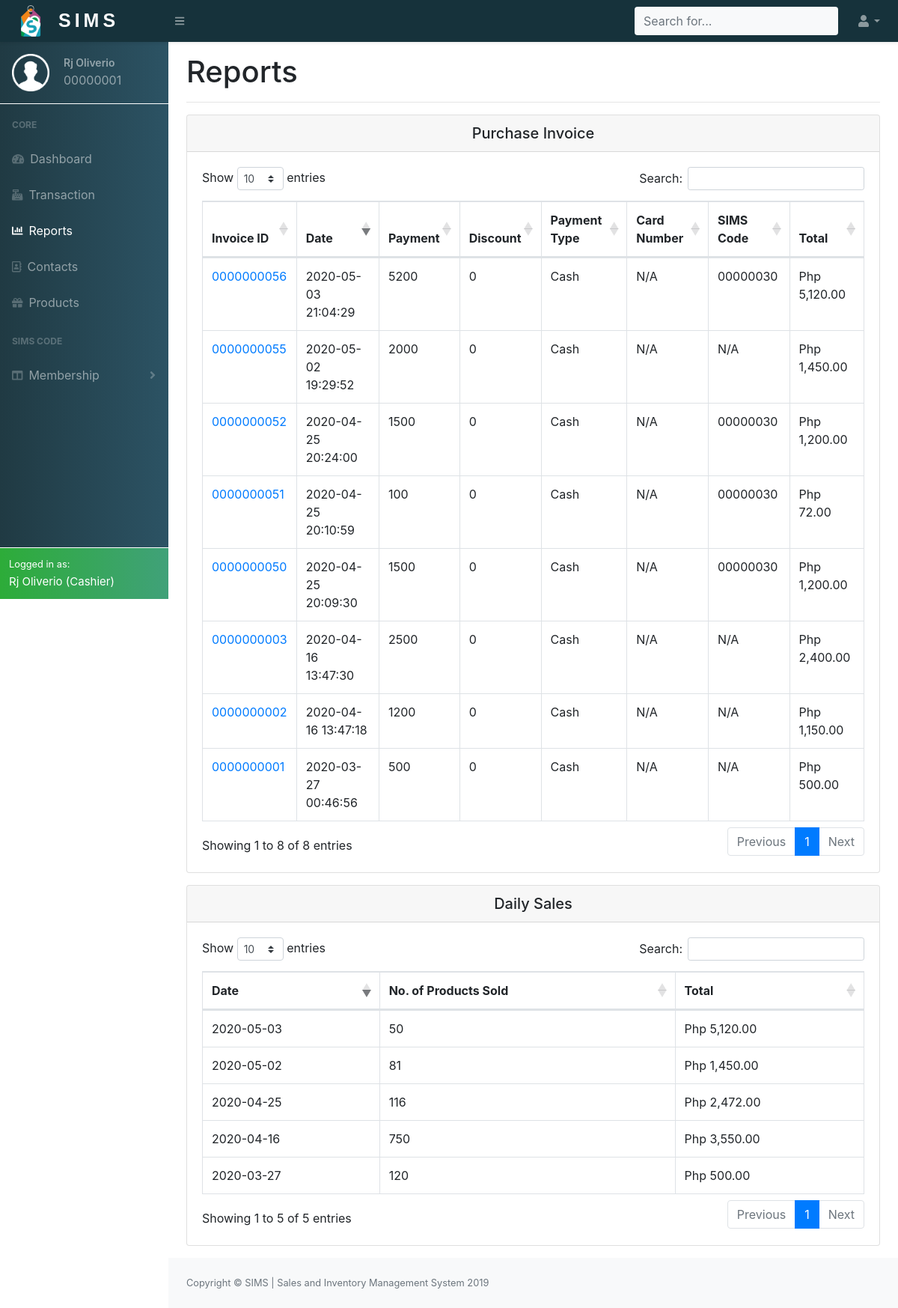
The page /project/php/reports.php (signed in) on the database its author committed.
### tables this page shows
CREATE TABLE `employee_accounts` (
  `Employee_id` int(8) UNSIGNED ZEROFILL NOT NULL,
  `Person_id` int(8) NOT NULL,
  `Password` varchar(255) NOT NULL
);

CREATE TABLE `person_info` (
  `Person_id` int(8) NOT NULL,
  `Fname` varchar(255) NOT NULL,
  `Lname` varchar(255) NOT NULL,
  `Email` varchar(255) NOT NULL,
  `Image` varchar(255) NOT NULL DEFAULT 'user.png',
  `Contact_no` varchar(15) NOT NULL,
  `Address` varchar(255) NOT NULL,
  `Age` int(3) DEFAULT NULL,
  `Gender` enum('Male','Female') DEFAULT NULL,
  `Date_added` datetime NOT NULL DEFAULT current_timestamp(),
  `Person_type` enum('Cashier','Manager','Supplier','Customer') NOT NULL
);

CREATE TABLE `invoice` (
  `Invoice_id` int(10) UNSIGNED ZEROFILL NOT NULL,
  `Trans_id` int(10) UNSIGNED ZEROFILL NOT NULL,
  `Total` double NOT NULL,
  `Discount` double NOT NULL,
  `Payment` double NOT NULL,
  `Payment_type` enum('Cash','Card','SIMS-Code') NOT NULL,
  `Card_number` varchar(50) DEFAULT NULL,
  `SIMS_code` int(8) UNSIGNED ZEROFILL DEFAULT NULL
);

CREATE TABLE `transactions` (
  `Trans_id` int(10) UNSIGNED ZEROFILL NOT NULL,
  `Employee_id` int(8) UNSIGNED ZEROFILL NOT NULL,
  `Date` datetime NOT NULL DEFAULT current_timestamp()
);

### project/php/dbconnect.php (called while the page is built, shortened)
<?php
    function runQuery($conn,$str){
        $res=mysqli_query($conn,$str);
        return $res;
    }
?>

### project/php/reports.php (the view, shortened to what this page needs)
<?php
    include_once('dbconnect.php');
    if(isset($_SESSION['empid'])){
        $res=runQuery($conn,"SELECT * FROM employee_accounts INNER JOIN person_info ON employee_accounts.Person_id=person_info.Person_id WHERE employee_accounts.Employee_id='{$_SESSION['empid']}'");
        $res=mysqli_fetch_array($res);
    }else{
        header("Location: ../index.php");
    }
?>
<!DOCTYPE html>
<html lang="en">
    <head>
        <link href="../css/styles.css" rel="stylesheet" />
        <link href="https://cdn.datatables.net/1.10.20/css/dataTables.bootstrap4.min.css" rel="stylesheet" />
        <link rel="stylesheet" href="https://cdn.linearicons.com/free/1.0.0/icon-font.min.css">
		<link rel="stylesheet" href="https://cdnjs.cloudflare.com/ajax/libs/easy-autocomplete/1.3.5/easy-autocomplete.css" />
    </head>
    <body class="sb-nav-fixed">
    <?php
       include('header.php');
    ?>
            <div id="layoutSidenav_content">
                <main>
                    <div class="container-fluid">
                    	<h1 class="mt-3">Reports</h1><hr>
                        <div class="mainTable">
							<div class="card mt-1">
								<h5 class="card-header text-center">Purchase Invoice</h5>
								<div class="card-body " id="tablecontent">
									<table class="table table-bordered " id="firstdataTable" width="100%" cellspacing="0">
										<thead>
											<th>Invoice ID</th>
											<th>Date</th>
											<th>Payment</th>
											<th>Discount</th>
											<th>Payment Type</th>
											<th>Card Number</th>
											<th>SIMS Code</th>
											<th>Total</th>
										</thead>
										<tbody>
										<?php
										$sql = "SELECT * FROM invoice INNER JOIN transactions ON transactions.Trans_ID = invoice.Trans_id ORDER BY transactions.Date DESC";
										$result=mysqli_query($conn,$sql);
										?>
										<?php if ($result->num_rows > 0) {
												while($row = $result->fetch_assoc()) {
													$row['Card_number']=($row['Card_number']!="")?$row['Card_number']:"N/A";
													$row['SIMS_code']=($row['SIMS_code']!="")?$row['SIMS_code']:"N/A";
													echo "
																<tr>
																<td><a href='invoicereceipt.php?invoiceid=".$row['Invoice_id']."'>".$row['Invoice_id']."</a></td>
																<td>".$row['Date']."</td>
																<td>".$row['Payment']."</td>
																<td>".$row['Discount']."</td>
																<td>".$row['Payment_type']."</td>
																<td>".$row['Card_number'] ."</td>
																<td>".$row['SIMS_code']."</td>
																<td>Php ".number_format($row['Total'], 2)."</td>
																</tr>
															";
												}
											}
										?>
										</tbody>
									</table>
								</div>
							</div>
							<div class="card mt-3 mb-3">
								<h5 class="card-header text-center">Daily Sales</h5>
								<div class="card-body " id="tablecontent">
									<table class="table table-bordered mydatatable" id="dataTable" width="100%" cellspacing="0">
										<thead>
											<th>Date</th>
											<th>No. of Products Sold</th>
											<th>Total</th>
										</thead>
										<tbody>
										<?php
										$sql = "SELECT DATE(transactions.Date) as date, SUM(orders.Qty) as sold FROM `transactions`
										INNER JOIN orders ON orders.Trans_id=transactions.Trans_id GROUP BY DATE(transactions.Date) ORDER BY DATE(transactions.Date) DESC";
										$result=mysqli_query($conn,$sql);
										?>
										<?php if ($result->num_rows > 0) {
												while($row = $result->fetch_assoc()) {
												$sql="SELECT SUM(invoice.Total) as total FROM transactions INNER JOIN invoice ON transactions.Trans_id=invoice.Trans_id WHERE DATE(transactions.Date)='{$row['date']}'";
												$res=mysqli_query($conn,$sql);
												$res=mysqli_fetch_assoc($res);
													echo "
																<tr>
																	<td>".$row['date']."</td>
																	<td>".$row['sold']."</td>
																	<td> Php ".number_format($res['total'], 2)."</td>
																</tr>
															";
												}
											}
										?>
										</tbody>
									</table>
								</div>
							</div>
						</div>
                    </div>
                </main>
                <?php include('footer.php'); ?>
            </div>
		</div>
    </body>
</html>

### project/php/header.php (shortened to what this page needs)
<nav class="sb-topnav navbar navbar-expand navbar-dark bg-light topnavcolor shadow-sm">
            <a class="navbar-brand" href="cashierdashboard.php"><img  src="../images/sims2.png" width="50" height="50"><span class="simstop ">SIMS</span></a><button class="btn btn-link btn-sm order-1 order-lg-0" id="sidebarToggle" href="#"><i class="fas fa-bars"></i></button
            >
            <form class="d-none d-md-inline-block form-inline ml-auto mr-0 mr-md-3 my-2 my-md-0">
                <div class="input-group div-wrapper">
                <input type="text" class="form-control bg-light border-0 small template-links" placeholder="Search for..." >
            </div>
            </form>
            <ul class="navbar-nav ml-auto ml-md-0">
                <li class="nav-item dropdown">
                    <a class="nav-link dropdown-toggle" id="userDropdown" href="#" role="button" data-toggle="dropdown" aria-haspopup="true" aria-expanded="false"><i class="fas fa-user fa-fw"></i></a>
                </li>
            </ul>
        </nav>
        <div id="layoutSidenav">
            <div id="layoutSidenav_nav">
                <nav class="sb-sidenav accordion sb-sidenav-dark navcolor" id="sidenavAccordion">
                    <div class="sb-sidenav-menu">
                        <div class="nav">
                            <div class="sb-nav-userinfo p-3">
                                <div class="float-left">
                                    <img src="../images/<?php echo $res['Image']; ?>" width="50" height="50">
                                </div>
                                <div class="userdetails">
                                    <p><?php echo $res['Fname']." ".$res['Lname']; ?></p>
                                    <span><?php echo $res['Employee_id']; ?></span>
                                </div>
                            </div>
                            <div class="user-divider w-100 bg-white"></div>
                            <div class="sb-sidenav-menu-heading">Core</div>
                            <a class="nav-link" href="cashierdashboard.php"
                                ><div class="sb-nav-link-icon"><i class="fas fa-tachometer-alt"></i></div>
                                Dashboard</a>
                            <a class="nav-link" href="purchase.php">
                                <div class="sb-nav-link-icon"><i class="fas fa-cash-register"></i></div>
                                Transaction
                            </a>
                            <a class="nav-link" href="reports.php">
                                <div class="sb-nav-link-icon"><i class="fas fa-chart-bar"></i></div>
                                Reports
                            </a>
                            <a class="nav-link" href="contacts.php">
                                <div class="sb-nav-link-icon"><i class="far fa-address-book"></i></div>
                                Contacts
                            </a>
                            <a class="nav-link" href="products.php">
                                <div class="sb-nav-link-icon"><i class="fas fa-gift"></i></div>
                                Products
                            </a>
                            <div class="sb-sidenav-menu-heading">SIMS Code</div>
                            <a class="nav-link collapsed" href="#" data-toggle="collapse" data-target="#collapseLayouts" aria-expanded="false" aria-controls="collapseLayouts"
                                ><div class="sb-nav-link-icon"><i class="fas fa-columns"></i></div>
                                Membership
                                <div class="sb-sidenav-collapse-arrow"><i class="fas fa-angle-down"></i></div
                            ></a>
                        </div>
                    </div>
                    <div class="sb-sidenav-footer bg-success logged border border-white border-right-0 border-bottom-0 border-left-0">
                        <div class="small text-white">Logged in as:</div>
                        <span class="text-white active-name "><?php echo $res['Fname']." ".$res['Lname']." (".$res['Person_type'].")"; ?></span>
                    </div>
                </nav>
            </div>

### rows shown on the page
employee_accounts: Person.Image (placeholder picture), Person.Fname "Rj", Person.Lname "Oliverio", Employee_id "00000001", Person.Person_type "Cashier"
invoice: Invoice_id "0000000056", Trans.Date "2020-05-03 21:04:29", Payment "5200", Discount "0", Payment_type "Cash", Card_number "N/A", SIMS_code "00000030", Total "5,120.00"
invoice: Invoice_id "0000000055", Trans.Date "2020-05-02 19:29:52", Payment "2000", Discount "0", Payment_type "Cash", Card_number "N/A", SIMS_code "N/A", Total "1,450.00"
invoice: Invoice_id "0000000052", Trans.Date "2020-04-25 20:24:00", Payment "1500", Discount "0", Payment_type "Cash", Card_number "N/A", SIMS_code "00000030", Total "1,200.00"
invoice: Invoice_id "0000000051", Trans.Date "2020-04-25 20:10:59", Payment "100", Discount "0", Payment_type "Cash", Card_number "N/A", SIMS_code "00000030", Total "72.00"
invoice: Invoice_id "0000000050", Trans.Date "2020-04-25 20:09:30", Payment "1500", Discount "0", Payment_type "Cash", Card_number "N/A", SIMS_code "00000030", Total "1,200.00"
invoice: Invoice_id "0000000003", Trans.Date "2020-04-16 13:47:30", Payment "2500", Discount "0", Payment_type "Cash", Card_number "N/A", SIMS_code "N/A", Total "2,400.00"
invoice: Invoice_id "0000000002", Trans.Date "2020-04-16 13:47:18", Payment "1200", Discount "0", Payment_type "Cash", Card_number "N/A", SIMS_code "N/A", Total "1,150.00"
invoice: Invoice_id "0000000001", Trans.Date "2020-03-27 00:46:56", Payment "500", Discount "0", Payment_type "Cash", Card_number "N/A", SIMS_code "N/A", Total "500.00"

### other values the page prints
$row['date'] "2020-05-03"
$row['sold'] "50"
$res['total'] "5,120.00"
$row['date'] "2020-05-02"
$row['sold'] "81"
$res['total'] "1,450.00"
$row['date'] "2020-04-25"
$row['sold'] "116"
$res['total'] "2,472.00"
$row['date'] "2020-04-16"
$row['sold'] "750"
$res['total'] "3,550.00"
$row['date'] "2020-03-27"
$row['sold'] "120"
$res['total'] "500.00"
